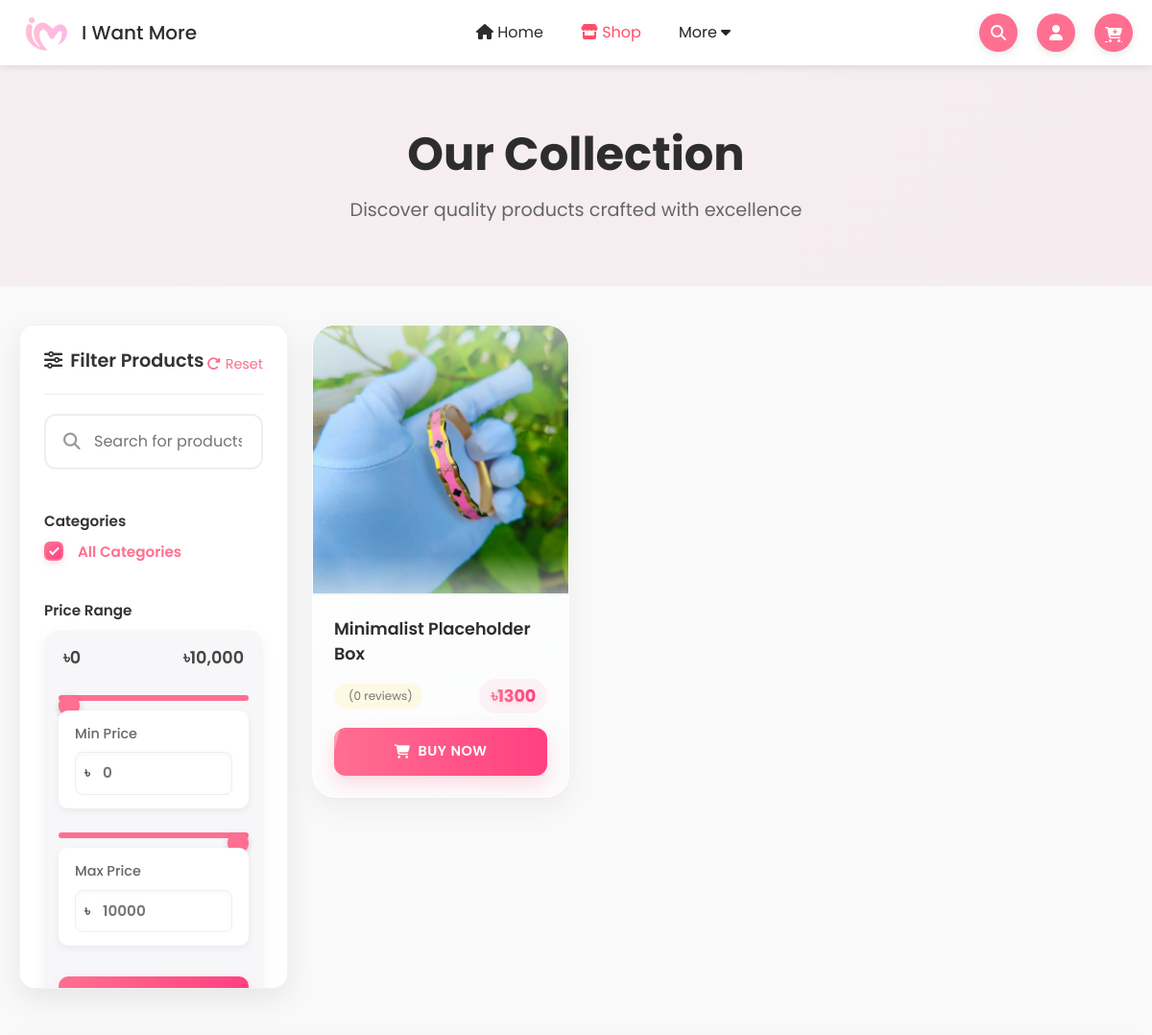
/search/ (upper part), run on an earlier commit of the app's database.
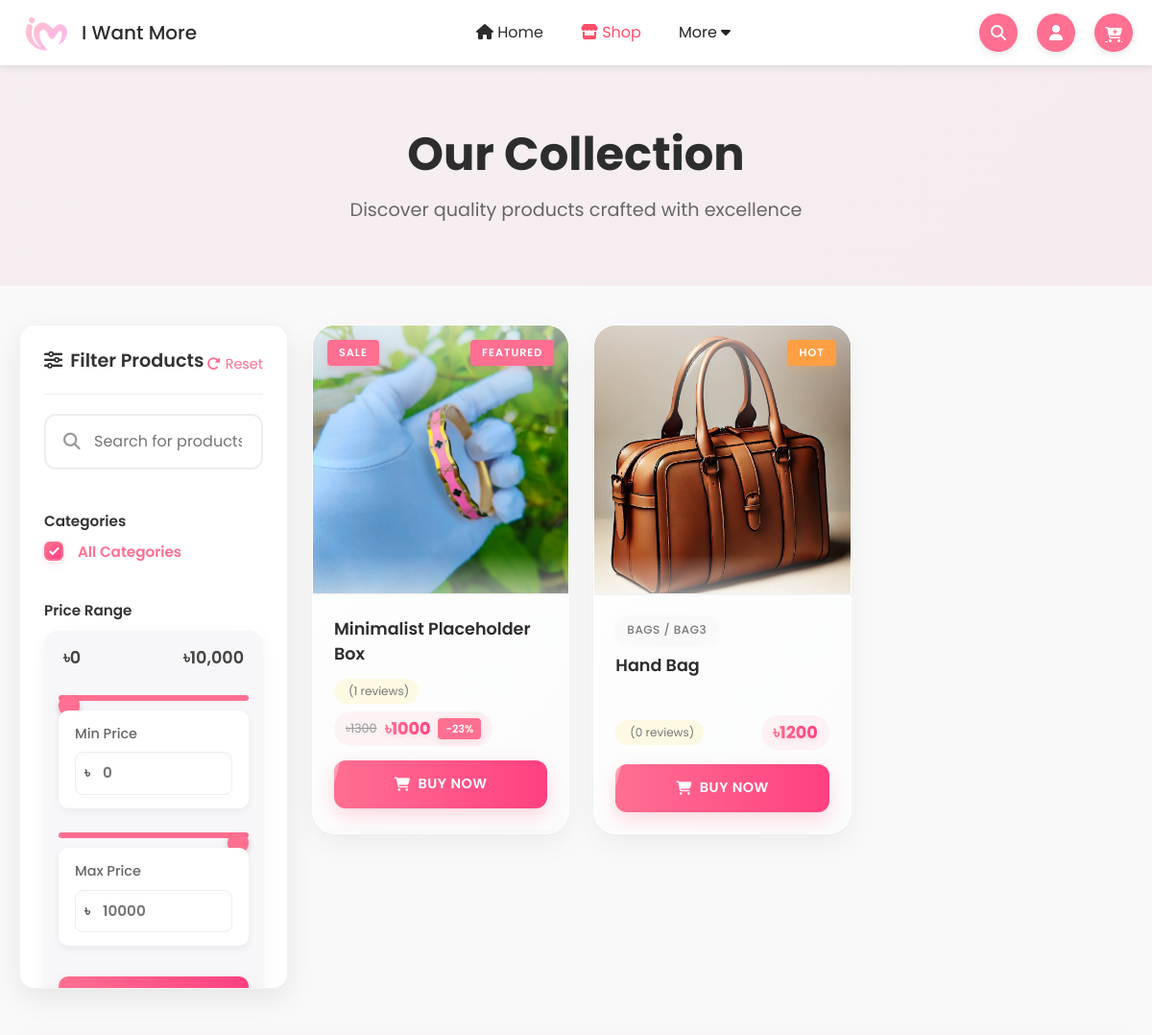
And on a later commit of the database.
### iwm/models.py (models this page shows, shortened)
class Product(models.Model):
    name = models.CharField(max_length=255)
    slug = models.SlugField(unique=True, blank=True)
    description = models.TextField()
    price = models.PositiveIntegerField()
    discount_price = models.PositiveIntegerField(null=True, blank=True)
    image = models.ImageField(upload_to='product_images/')
    stock = models.PositiveIntegerField(default=0)
    created_at = models.DateTimeField(auto_now_add=True)
    tags = models.ManyToManyField('Tag', related_name="products")
    category = models.ForeignKey('Category', on_delete=models.SET_NULL, null=True, editable=False, related_name='products')
    subcategory = models.ForeignKey('SubCategory', on_delete=models.SET_NULL, null=True, related_name='products')
    is_featured = models.BooleanField(default=False)
    feature_reason = models.ForeignKey('FeatureReason', on_delete=models.SET_NULL, null=True, blank=True, related_name='featured_products')
    meta_title = models.CharField(max_length=255, blank=True, null=True, help_text="SEO Meta Title")
    meta_description = models.TextField(blank=True, null=True, help_text="SEO Meta Description")
    @property
    def discount_percentage(self):
        if self.discount_price:
            return round(100 - (self.discount_price / self.price) * 100, 2)
        return 0
    @property
    def is_popular(self):
        return self.stock < 10  # আপনি শর্ত কাস্টমাইজ করতে পারেন

class Category(models.Model):
    name = models.CharField(max_length=255)
    slug = models.SlugField(unique=True, blank=True)
    image = models.ImageField(upload_to='category_images/', blank=True, null=True)
    class Meta:
        verbose_name_plural = "Categories"

class SubCategory(models.Model):
    name = models.CharField(max_length=255)
    slug = models.SlugField(unique=True, blank=True)
    category = models.ForeignKey(Category, on_delete=models.CASCADE, related_name='subcategories')
    class Meta:
        verbose_name_plural = "Subcategories"

### iwm/views.py (the view, shortened to what this page needs)
# urls.py: path('search/', views.search_view, name='search'),
def search_view(request):
    query = request.GET.get("q", "").strip()
    min_price = request.GET.get("min_price", "").strip()
    max_price = request.GET.get("max_price", "").strip()
    products = Product.objects.all()
    if min_price:
        try:
            min_price_val = float(min_price)
            products = products.filter(price__gte=min_price_val)
        except ValueError:
            pass
    if max_price:
        try:
            max_price_val = float(max_price)
            products = products.filter(price__lte=max_price_val)
        except ValueError:
            pass
    context = {
        "products": products,
        "query": query,
        "min_price": min_price,
        "max_price": max_price,
    }
    return render(request, "shop.html", context)

### iwm/templates/shop.html (shortened to what this page needs)
{% extends 'base.html' %}
{% load static %}
{% block so %}in{% endblock so %}{% block so-m %}in{% endblock so-m %}
{% block head %}
<link rel="stylesheet" href="{% static 'css/shop.css' %}">
{% endblock head %}
{% block content %}
<div class="shop-container">
  <div class="shop-header">
    <div class="shop-banner">
      <div class="banner-content">
        <h1>Our Collection</h1>
        <p>Discover quality products crafted with excellence</p>
      </div>
    </div>
  </div>
  <div class="shop-content-wrapper">
    <div class="filters-container">
      <div class="filter-header">
        <h3><i class="fas fa-sliders-h"></i> Filter Products</h3>
        <button class="btn-reset-filters" id="resetAllFilters"><i class="fas fa-redo-alt"></i> Reset</button>
      </div>
      <div class="filters">
        <div class="search-bar-container">
          <input type="text" class="search-bar" id="searchInput" placeholder="Search for products...">
          <span class="search-icon"></span>
        </div>
        <div class="filter-section">
          <h4 class="filter-title">Categories</h4>
          <div class="filter-group checkbox-group">
            <label class="checkbox-container">
              <span class="checkbox-checkmark"></span>
              <span class="checkbox-label">All Categories</span>
            </label>
          </div>
        </div>
        <div class="filter-section">
          <h4 class="filter-title">Price Range</h4>
          <div class="filter-group price-range">
            <div class="dual-range-container">
              <div class="price-slider-values">
                <span class="price-min-value">৳0</span>
                <span class="price-max-value">৳10000</span>
              </div>
              <div class="price-sliders-wrapper">
                <div class="price-slider-min">
                  <input type="range" min="0" max="10000" value="0" class="price-slider min-slider" id="priceSliderMin">
                  <div class="price-input-container">
                    <label class="price-label">Min Price</label>
                    <span class="price-currency">৳</span>
                    <input type="number" id="priceMin" name="min_price" placeholder="0" min="0" max="10000">
                  </div>
                </div>
                <div class="price-slider-max">
                  <input type="range" min="0" max="10000" value="10000" class="price-slider max-slider" id="priceSliderMax">
                  <div class="price-input-container">
                    <label class="price-label">Max Price</label>
                    <span class="price-currency">৳</span>
                    <input type="number" id="priceMax" name="max_price" placeholder="10000" min="0" max="10000">
                  </div>
                </div>
              </div>
            </div>
            <button class="btn-apply-price" id="applyPriceFilter"> Apply Filter</button>
          </div>
        </div>
      </div>
    </div>
    <div class="shop-main-content">
      <div class="product-grid" id="productGrid">
        {% for product in products %}
        <div class="product-item" data-category="{{ product.category.slug }}" data-subcategory="{{ product.subcategory.slug }}" data-price="{{ product.price }}" data-stock="{{ product.stock }}" data-featured="{% if product.is_featured %}true{% else %}false{% endif %}" data-discounted="{% if product.discount_price %}true{% else %}false{% endif %}">
          <div class="product-image-container">
            {% if product.discount_price %}
            <span class="product-badge sale">Sale</span>
            {% endif %}
            {% if product.is_popular %}
            <span class="product-badge hot">Hot</span>
            {% endif %}
            {% if product.is_featured and product.featured_reason %}
            <div class="product-badge">{{ product.featured_reason|upper }}</div>
            {% elif product.is_featured %}
            <div class="product-badge">FEATURED</div>
            {% endif %}
            <div class="product-image-wrapper">
              <img src="{{ product.image.url }}" alt="{{ product.name }}" class="product-image">
            </div>
          </div>
          <div class="product-info">
            {% if product.category %}
            <span class="product-category">{{ product.category.name }}{% if product.subcategory %} / {{ product.subcategory.name }}{% endif %}</span>
            {% endif %}
            <h3 class="product-name">{{ product.name }}</h3>
            <div class="rating-price">
              <div class="product-rating">
                <span class="review-count">({{ product.reviews.count }} reviews)</span>
              </div>
              <div class="product-price">
                {% if product.discount_price %}
                <span class="original-price">৳{{ product.price }}</span>
                <span class="current-price">৳{{ product.discount_price }}</span>
                <span class="discount-tag">-{{ product.discount_percentage|floatformat:0 }}%</span>
                {% else %}
                <span class="current-price">৳{{ product.price }}</span>
                {% endif %}
              </div>
            </div>
            {% if product.stock > 0 %}
            <div class="product-actions">
              <a href="{% url 'product_detail' slug=product.slug %}" class="add-to-cart"><i class="fas fa-shopping-cart"></i> Buy Now</a>
            </div>
            {% else %}
            <div class="product-actions">
              <span class="out-of-stock-label">Out of Stock</span>
              <a href="{% url 'product_detail' slug=product.slug %}" class="view-details">View Details</a>
            </div>
            {% endif %}
          </div>
        </div>
        {% endfor %}
      </div>
    </div>
  </div>
</div>
{% endblock content %}

### iwm/templates/base.html (shortened to what this page needs)
{% load static %}
<!DOCTYPE html>
<html lang="en">
<head>
  <link rel="stylesheet" href="{% static 'css/base.css' %}">
  <link href="https://cdn.jsdelivr.net/npm/bootstrap@5.3.2/dist/css/bootstrap.min.css" rel="stylesheet">
  <link rel="stylesheet" href="https://cdnjs.cloudflare.com/ajax/libs/font-awesome/6.5.1/css/all.min.css">
  {% block head %}{% endblock head %}
</head>
<body>
  <header>
    <div id="i-h">
      <div class="title">
        <img src="{% static 'imgs/iwm.png' %}" alt="I Want More Logo">
        <h1>I Want More</h1>
      </div>
      <nav class="nav1">
        <ul>
          <li><a href="{% url 'home' %}" class="{% block ho %}{% endblock ho %}"><i class="fas fa-home"></i> Home</a>
          </li>
          <li><a href="{% url 'shop' %}" class="{% block so %}{% endblock so %}"><i class="fas fa-store"></i> Shop</a>
          </li>
          <li id="more-link">
            <a>More <i class="fa-solid fa-caret-down"></i></a>
          </li>
        </ul>
      </nav>
      <nav class="right-nav">
        <div class="search-bar-btn"><button class="search-btn"><i class="fas fa-search"></i></button></div>
        <div id="account">
          {% if user.is_authenticated %}
          <a href="{% url 'profile' %}" class="account">
            <i class="fa-solid fa-user"></i>
          </a>
          {% else %}
          <a class="account" href="{% url 'login' %}">
            <i class="fa-solid fa-user"></i>
          </a>
          {% endif %}
        </div>
        <div id="cart"><a class="account cart"><i class="fa-solid fa-cart-plus"></i></a>
        </div>
      </nav>
    </div>
  </header>
  <main>{% block content %}{% endblock %}</main>
</body>
</html>

### iwm/static/css/base.css (style rules this page uses)
* { margin: 0; padding: 0; box-sizing: border-box; font-family: "Poppins", sans-serif; }
:root { --header-height: 68px; --header-bg: #ffffff; --text-color: #2d2d2d; --btn-bg: #ff6f91; --btn-bg-hover: #ff4e6a; --white: #ffffff; --dropdown-bg: #f9f9f9; --dropdown-border: #dddddd; }
body { margin: 0; padding: 0; overflow-x: hidden; scroll-behavior: smooth; }
body>header { height: var(--header-height); background-color: var(--header-bg); width: 100%; position: fixed; top: 0; z-index: 999; box-shadow: 0px 2px 8px rgba(0, 0, 0, 0.1); padding: 0 20px; display: flex; align-items: center; }
#i-h { width: 100%; height: 100%; display: flex; justify-content: space-between; align-items: center; }
main { padding-top: var(--header-height); }
.title { display: flex; align-items: center; gap: 10px; }
.title img { height: 55px; background-size: 90px; }
.title h1 { font-size: 20px; font-weight: 500; color: var(--text-color); margin: 0; }
header .nav1 ul { display: flex; list-style: none; gap: 15px; align-items: center; justify-content: center; margin: 0; }
header .nav1 ul li { position: relative; }
header .nav1 a { text-decoration: none; color: var(--text-color); padding: 8px 12px; border-radius: 4px; transition: background-color 0.3s ease; }
.right-nav { display: flex; align-items: center; gap: 20px; }
.search-bar { display: flex; align-items: center; border-radius: 25px; position: relative; width:100% !important; margin: 0 auto }
.search-btn,.account { width: 40px; height: 40px; background-color: var(--btn-bg); border: none; color: var(--white); border-radius: 50%; cursor: pointer; display: flex; justify-content: center; align-items: center; transition: 0.3s ease-in-out; box-shadow: 0px 2px 8px rgba(0, 0, 0, 0.1); }
.cart { padding-top: 4px; }
.in { color: var(--btn-bg-hover) !important; }

### iwm/templates/base.html (style rules this page uses)
:root { --btn-bg: #ff6f91; }

What changed in the data, as far as the page shows it:
changed Product "Minimalist Placeholder Box": is_featured False → True (drawn); reviews.count "0" → "1"; discount_price (not shown) → "1000"; discount_percentage (not shown) → "23"
added Product: stock "HOT", image (picture), category.name "BAGS", subcategory.name "BAG3", name "Hand Bag", reviews.count "0", price "1200"
